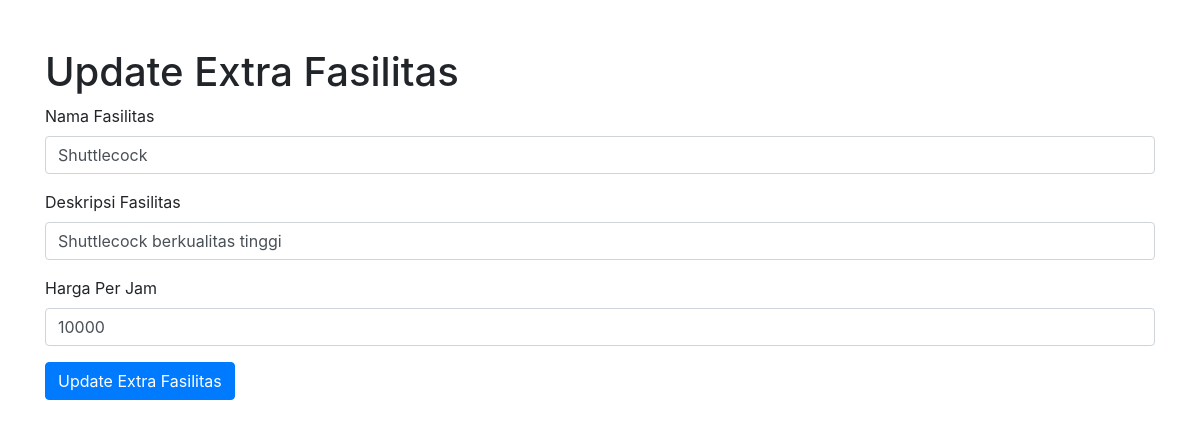
/evolve/Admin/updateExtraFasilitas.php?id_fasilitas=1, run on the app's committed database.
### tables this page shows
CREATE TABLE `extra_fasilitas` (
  `id_fasilitas` int(11) NOT NULL,
  `nama_fasilitas` varchar(255) NOT NULL,
  `deskripsi_fasilitas` varchar(255) NOT NULL,
  `harga_per_jam` int(11) DEFAULT NULL
);

### evolve/Admin/updateExtraFasilitas.php (the view, shortened to what this page needs)
<?php
include('../function.php');
$id_fasilitas = $_GET['id_fasilitas'] ?? '';
if ($id_fasilitas) {
    $query = "SELECT * FROM extra_fasilitas WHERE id_fasilitas = $id_fasilitas";
    $result = mysqli_query($conn, $query);
    $fasilitas = mysqli_fetch_assoc($result);
}
?>
<!DOCTYPE html>
<html lang="en">
<head>
    <link href="https://stackpath.bootstrapcdn.com/bootstrap/4.5.2/css/bootstrap.min.css" rel="stylesheet">
</head>
<body>
    <div class="container mt-5">
        <h1>Update Extra Fasilitas</h1>
        <form action="updateExtraFasilitas.php?id_fasilitas=<?php echo $id_fasilitas; ?>" method="post">
            <div class="form-group">
                <label for="nama_fasilitas">Nama Fasilitas</label>
                <input type="text" class="form-control" id="nama_fasilitas" name="nama_fasilitas" value="<?php echo $fasilitas['nama_fasilitas']; ?>" required>
            </div>
            <div class="form-group">
                <label for="deskripsi_fasilitas">Deskripsi Fasilitas</label>
                <input type="text" class="form-control" id="deskripsi_fasilitas" name="deskripsi_fasilitas" value="<?php echo $fasilitas['deskripsi_fasilitas']; ?>" required>
            </div>
            <div class="form-group">
                <label for="harga_per_jam">Harga Per Jam</label>
                <input type="number" class="form-control" id="harga_per_jam" name="harga_per_jam" value="<?php echo $fasilitas['harga_per_jam']; ?>" required>
            </div>
            <button type="submit" class="btn btn-primary">Update Extra Fasilitas</button>
        </form>
    </div>
</body>
</html>

### data on the page
extra_fasilitas: nama_fasilitas "Shuttlecock", deskripsi_fasilitas "Shuttlecock berkualitas tinggi", harga_per_jam "10000"
